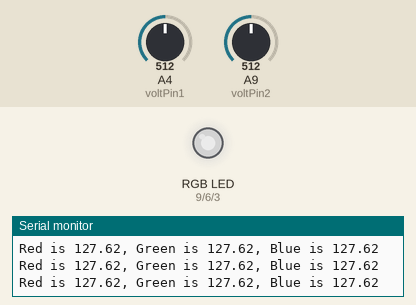
Recording of a sketch running on a simulated Arduino Mega 2560, built with avr-gcc and run on an emulated ATmega2560. Shown: an RGB LED mixed from three pins (HIGH = lit), the last lines printed to the serial monitor. The inputs (shaded band) are chosen by the test bench; at power-on: A4 (voltPin1) = 512, A9 (voltPin2) = 512. Dim RGB values are drawn brighter than linear.

Above: at 1.3 s.
1.4 s: A4 (voltPin1) set to 716
At 2.7 s:
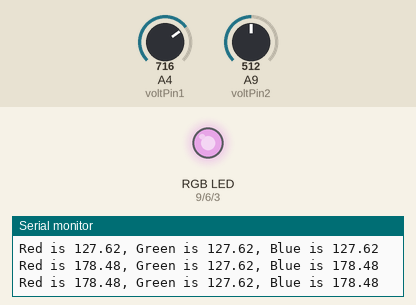
3.1 s: A9 (voltPin2) set to 716
At 3.6 s:
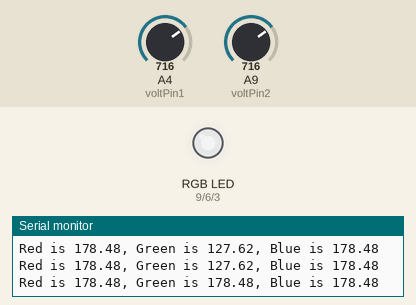
4.8 s: A4 (voltPin1) set to 900
At 5.7 s:
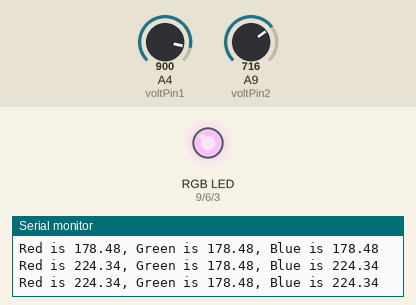
6.4 s: A9 (voltPin2) set to 900
At 7.7 s:
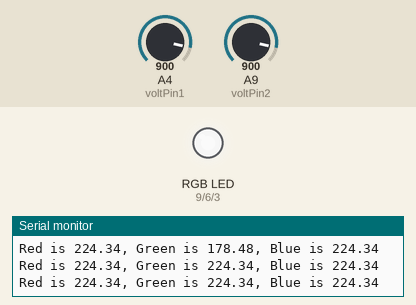
8.1 s: A4 (voltPin1) set to 511
At 8.6 s:
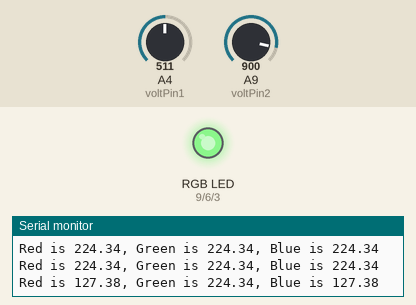
9.7 s: A9 (voltPin2) set to 122
At 10.6 s:
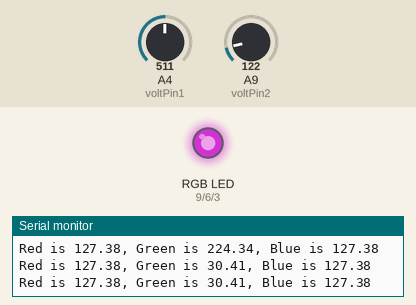
Timing chart, 0 to 12.4 s (numbered marks = the images above; inputs shaded):
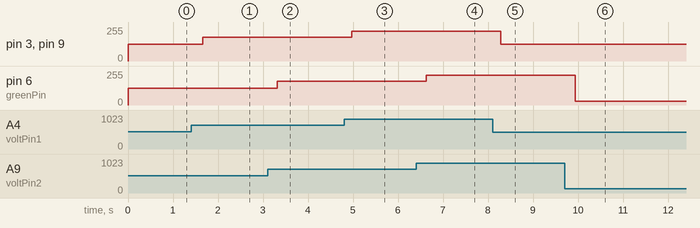

The sketch:

limited_rgb_spectrum_light.ino
```cpp
// Siddharth Sivakumar
// June 25, 2026
// Arduino MEGA
// The purpose of this program

int redPin = 9;
int greenPin = 6;
int bluePin = 3;
int voltPin1 = A4;
int voltPin2 = A9;

float brightness1 = 0;
int tenBitNum1 = 0;
float brightness2 = 0;
int tenBitNum2 = 0;
float brightness3 = 0;
int tenBitNum3 = 0;
int delayTime = 550;

void setup() {
  pinMode(redPin, OUTPUT);
  pinMode(greenPin, OUTPUT);
  pinMode(bluePin, OUTPUT);
  pinMode(voltPin1, INPUT);
  pinMode(voltPin2, INPUT);
  Serial.begin(9600);
}

void loop() {
  tenBitNum1 = analogRead(voltPin1);
  tenBitNum2 = analogRead(voltPin2);
  tenBitNum3 = tenBitNum1;
  brightness1 = (255.0/1023.0) * tenBitNum1;
  brightness2 = (255.0/1023.0) * tenBitNum2;
  brightness3 = (255.0/1023.0) * tenBitNum3;
  analogWrite(redPin, brightness1);
  analogWrite(greenPin, brightness2);
  analogWrite(bluePin, brightness3);

  Serial.print("Red is ");
  Serial.print(brightness1);
  Serial.print(", Green is ");
  Serial.print(brightness2);
  Serial.print(", Blue is ");
  Serial.println(brightness3);
  delay(delayTime);
}
```

Measured:
- after the input at 1.4 s, pin 3 (bluePin), pin 9 (redPin): 127/255 → 178/255 after 0.26 s
- after the input at 3.1 s, pin 6 (greenPin): 127/255 → 178/255 after 0.21 s
- after the input at 4.8 s, pin 3 (bluePin), pin 9 (redPin): 178/255 → 224/255 after 0.17 s
- after the input at 6.4 s, pin 6 (greenPin): 178/255 → 224/255 after 0.22 s
- after the input at 8.1 s, pin 3 (bluePin), pin 9 (redPin): 224/255 → 127/255 after 0.18 s
- after the input at 9.7 s, pin 6 (greenPin): 224/255 → 30/255 after 0.23 s
